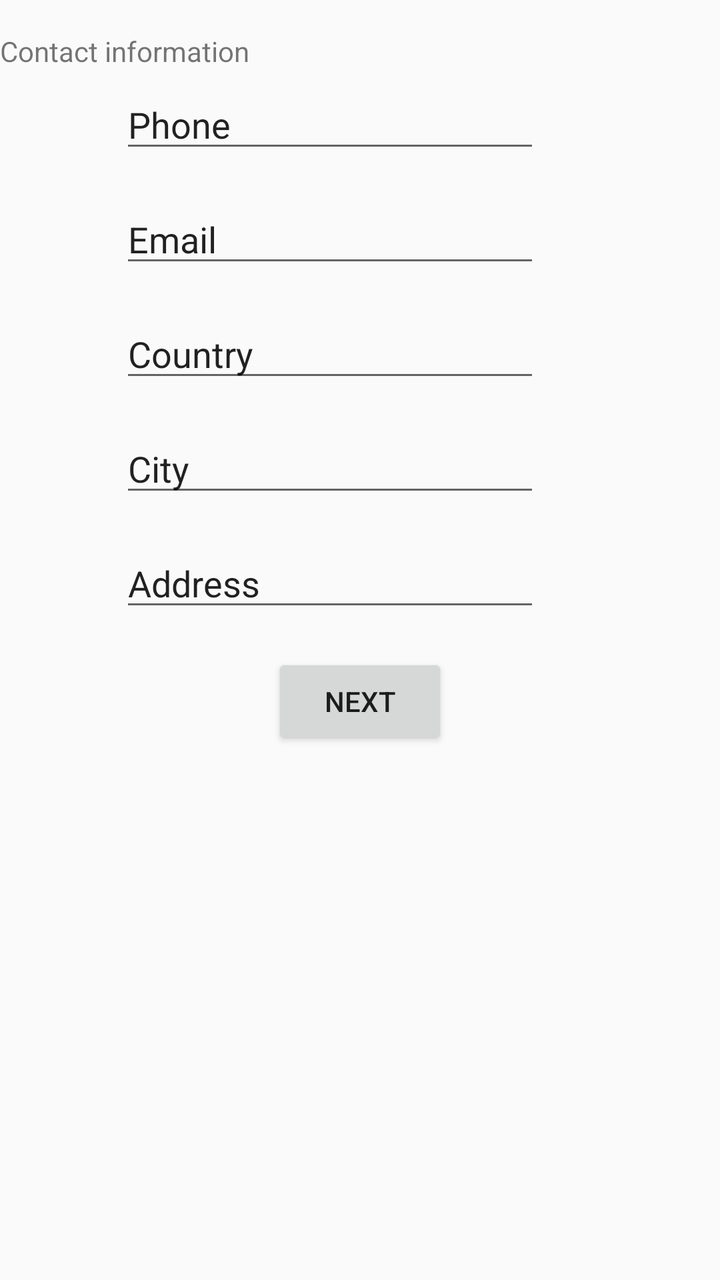
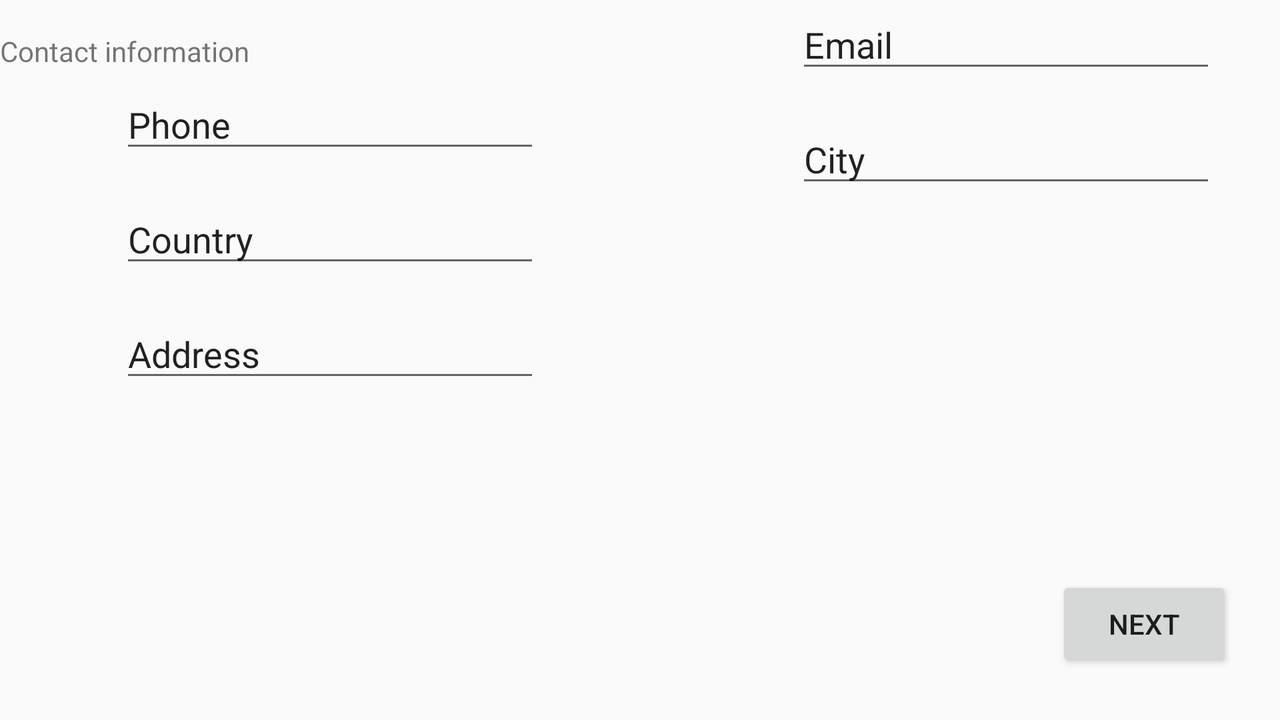

Compare how this app lays out the same screen by default and in its alternative resource folder. The renders come first, then the two layout files and the values they reference.
<!-- AndroidManifest.xml: application theme Theme.LabsCM20231Gr09 -->
<!-- res/layout/activity_contact_data.xml -->
<?xml version="1.0" encoding="utf-8"?>
<android.support.constraint.ConstraintLayout xmlns:android="http://schemas.android.com/apk/res/android"
    xmlns:app="http://schemas.android.com/apk/res-auto"
    xmlns:tools="http://schemas.android.com/tools"
    android:layout_width="match_parent"
    android:layout_height="match_parent"
    tools:context=".ContactDataActivity">
    <TextView
        android:id="@+id/tittleSecondActivity"
        android:layout_width="wrap_content"
        android:layout_height="wrap_content"
        android:layout_marginTop="16dp"
        android:text="@string/text_infoContact"
        app:layout_constraintTop_toTopOf="parent"
        tools:layout_editor_absoluteX="16dp"
        tools:ignore="MissingConstraints" />

    <EditText
        android:id="@+id/phoneNumber"
        android:layout_width="wrap_content"
        android:layout_height="wrap_content"
        android:layout_marginStart="60dp"
        android:layout_marginTop="5dp"
        android:ems="10"
        android:inputType="phone"
        android:text="@string/text_telContact"
        app:layout_constraintStart_toStartOf="parent"
        app:layout_constraintTop_toBottomOf="@+id/tittleSecondActivity"
        tools:ignore="TouchTargetSizeCheck" />

    <EditText
        android:id="@+id/emailAddress"
        android:layout_width="wrap_content"
        android:layout_height="wrap_content"
        android:layout_marginStart="60dp"
        android:layout_marginTop="16dp"
        android:ems="10"
        android:inputType="textEmailAddress"
        android:text="@string/text_mailContact"
        app:layout_constraintStart_toStartOf="parent"
        app:layout_constraintTop_toBottomOf="@+id/phoneNumber"
        tools:ignore="TouchTargetSizeCheck" />

    <EditText
        android:id="@+id/country"
        android:layout_width="wrap_content"
        android:layout_height="wrap_content"
        android:layout_marginStart="60dp"
        android:layout_marginLeft="60dp"
        android:layout_marginTop="16dp"
        android:ems="10"
        android:inputType="textPersonName"
        android:text="@string/text_countryContact"
        app:layout_constraintStart_toStartOf="parent"
        app:layout_constraintTop_toBottomOf="@+id/emailAddress" />

    <EditText
        android:id="@+id/city"
        android:layout_width="wrap_content"
        android:layout_height="wrap_content"
        android:layout_marginStart="60dp"
        android:layout_marginTop="16dp"
        android:ems="10"
        android:inputType="textPersonName"
        android:text="@string/text_cityContact"
        app:layout_constraintStart_toStartOf="parent"
        app:layout_constraintTop_toBottomOf="@+id/country"
        tools:ignore="TouchTargetSizeCheck" />

    <EditText
        android:id="@+id/postalAddress"
        android:layout_width="wrap_content"
        android:layout_height="wrap_content"
        android:layout_marginStart="60dp"
        android:layout_marginLeft="60dp"
        android:layout_marginTop="16dp"
        android:ems="10"
        android:inputType="textPostalAddress"
        android:text="@string/text_addressContact"
        app:layout_constraintStart_toStartOf="parent"
        app:layout_constraintTop_toBottomOf="@+id/city" />
    <Button
        android:id="@+id/button"
        android:layout_width="wrap_content"
        android:layout_height="wrap_content"
        android:layout_marginTop="16dp"
        android:text="@string/btn_next"
        app:layout_constraintEnd_toEndOf="parent"
        app:layout_constraintStart_toStartOf="parent"
        app:layout_constraintTop_toBottomOf="@+id/postalAddress" />
</android.support.constraint.ConstraintLayout>
<!-- resources referenced by this layout -->
<resources>
  <string name="btn_next">Next</string>
  <string name="text_addressContact">Address</string>
  <string name="text_cityContact">City</string>
  <string name="text_countryContact">Country</string>
  <string name="text_infoContact">Contact information</string>
  <string name="text_mailContact">Email</string>
  <string name="text_telContact">Phone</string>
  <style name="Theme.LabsCM20231Gr09" parent="Theme.AppCompat.Light.DarkActionBar">
          
          <item name="colorPrimary">@color/purple_500</item>
          <item name="colorPrimaryDark">@color/purple_700</item>
          <item name="colorAccent">@color/teal_200</item>
          
      </style>
</resources>
<!-- res/layout-land/activity_contact_data.xml (the repository's variant of the layout above) -->
<!-- drawn on the phone turned sideways -->
<?xml version="1.0" encoding="utf-8"?>
<android.support.constraint.ConstraintLayout xmlns:android="http://schemas.android.com/apk/res/android"
    xmlns:app="http://schemas.android.com/apk/res-auto"
    xmlns:tools="http://schemas.android.com/tools"
    android:layout_width="match_parent"
    android:layout_height="match_parent"
    tools:context=".ContactDataActivity">
    <TextView
        android:id="@+id/tittleSecondActivity"
        android:layout_width="wrap_content"
        android:layout_height="wrap_content"
        android:layout_marginTop="16dp"
        android:text="@string/text_infoContact"
        app:layout_constraintTop_toTopOf="parent"
        tools:layout_editor_absoluteX="16dp"
        tools:ignore="MissingConstraints" />

    <EditText
        android:id="@+id/phoneNumber"
        android:layout_width="wrap_content"
        android:layout_height="wrap_content"
        android:layout_marginStart="60dp"
        android:layout_marginTop="5dp"
        android:ems="10"
        android:inputType="phone"
        android:text="@string/text_telContact"
        android:imeOptions="flagNoFullscreen"
        app:layout_constraintStart_toStartOf="parent"
        app:layout_constraintTop_toBottomOf="@+id/tittleSecondActivity"
        tools:ignore="TouchTargetSizeCheck" />

    <EditText
        android:id="@+id/emailAddress"
        android:layout_width="wrap_content"
        android:layout_height="wrap_content"
        android:layout_marginStart="128dp"
        android:ems="10"
        android:inputType="textEmailAddress"
        android:text="@string/text_mailContact"
        android:imeOptions="flagNoFullscreen"
        app:layout_constraintStart_toEndOf="@+id/phoneNumber"
        tools:ignore="MissingConstraints,TouchTargetSizeCheck"
        tools:layout_editor_absoluteY="40dp" />

    <EditText
        android:id="@+id/editTextTextPersonName3"
        android:layout_width="wrap_content"
        android:layout_height="wrap_content"
        android:layout_marginStart="60dp"
        android:layout_marginTop="16dp"
        android:ems="10"
        android:inputType="textPersonName"
        android:text="@string/text_countryContact"
        android:imeOptions="flagNoFullscreen"
        app:layout_constraintStart_toStartOf="parent"
        app:layout_constraintTop_toBottomOf="@+id/phoneNumber"
        tools:ignore="TouchTargetSizeCheck" />

    <EditText
        android:id="@+id/city"
        android:layout_width="wrap_content"
        android:layout_height="wrap_content"
        android:layout_marginStart="128dp"
        android:layout_marginTop="16dp"
        android:ems="10"
        android:inputType="textPersonName"
        android:text="@string/text_cityContact"
        android:imeOptions="flagNoFullscreen"
        app:layout_constraintStart_toEndOf="@+id/editTextTextPersonName3"
        app:layout_constraintTop_toBottomOf="@+id/emailAddress"
        tools:ignore="TouchTargetSizeCheck" />

    <EditText
        android:id="@+id/postalAddress"
        android:layout_width="wrap_content"
        android:layout_height="wrap_content"
        android:layout_marginStart="60dp"
        android:layout_marginTop="16dp"
        android:ems="10"
        android:inputType="textPostalAddress"
        android:text="@string/text_addressContact"
        android:imeOptions="flagNoFullscreen"
        app:layout_constraintStart_toStartOf="parent"
        app:layout_constraintTop_toBottomOf="@+id/editTextTextPersonName3"
        tools:ignore="TouchTargetSizeCheck" />

    <Button
        android:id="@+id/button"
        android:layout_width="wrap_content"
        android:layout_height="wrap_content"
        android:layout_marginEnd="24dp"
        android:layout_marginBottom="24dp"
        android:text="@string/btn_next"
        app:layout_constraintBottom_toBottomOf="parent"
        app:layout_constraintEnd_toEndOf="parent" />
</android.support.constraint.ConstraintLayout>
